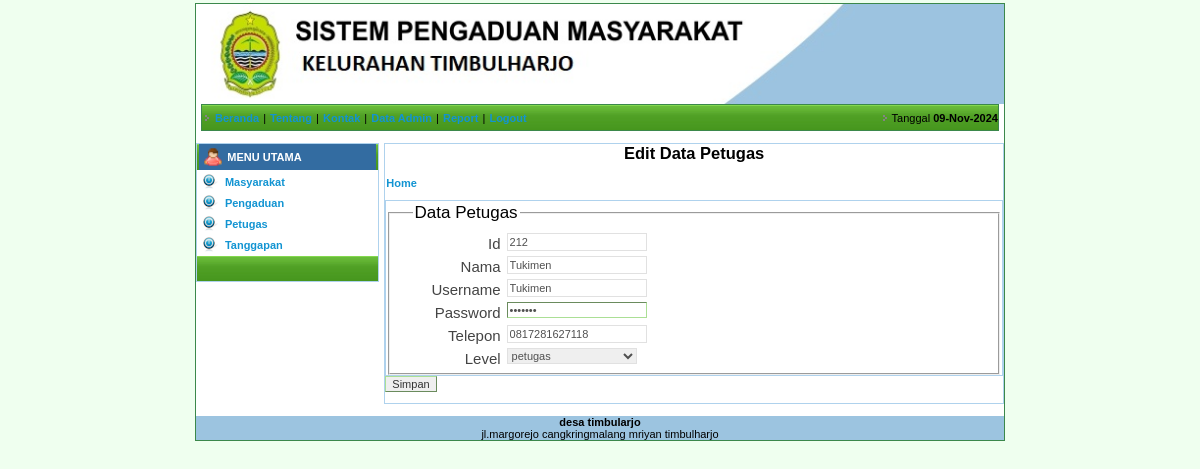
The page /data/petugas/edit.php?id=212 on the database its author committed.
### tables this page shows
CREATE TABLE IF NOT EXISTS `petugas` (
  `id_petugas` int(11) NOT NULL,
  `nama_petugas` varchar(35) NOT NULL,
  `username` varchar(25) NOT NULL,
  `password` varchar(32) NOT NULL,
  `telp` varchar(13) NOT NULL,
  `level` enum('admin','petugas') NOT NULL
);

### data/petugas/edit.php (the view, shortened to what this page needs)
<html>
<head>
<link href="../../css/style.css" rel="stylesheet" type="text/css">
<body topmargin="3">
<table width="798" class="border" border="0" align="center" cellpadding="0" cellspacing="0">
  <tr bgcolor="#FFFFFF">
    <td colspan="3" bgcolor="#009900"><img src="../../gambar/header1.jpg" height="100"></td>
  </tr>
  <tr bgcolor="#FFFFFF">
    <td colspan="3"><table width="798" class="border" bordercolor="#009999" align="center" cellpadding="0" cellspacing="0">
      <tr class="ListBack">
        <td width="597" height="25" valign="middle" ><img src="../../gambar/ikon.png" width="9" height="9">
          <a href="../../index.php" target="_self" class="katlink">Beranda</a> |
          <a href="../../tentang.php" target="_self" class="katlink">Tentang</a> |
          <a href="../../kontak.php" target="_self" class="katlink">Kontak</a> |
          <a href="petugas.php" target="_self" class="katlink">Data Admin</a> |
          <a href="../../report.php" target="_self" class="katlink">Report</a> |
          <a href="../../logout.php" target="_self" class="katlink">Logout</a>
        </td>
        <td width="199" align="right">&nbsp;<img src="../../gambar/ikon.png" width="9" height="9"><b>
        </b> Tanggal <b><?php echo date('d-M-Y');?></b></td>
      </tr>
    </table></td>
  </tr>
  <tr bgcolor="#FFFFFF">
    <td width="181">&nbsp;</td>
    <td width="5">&nbsp;</td>
    <td width="610">&nbsp;</td>
  </tr>
  <tr bgcolor="#FFFFFF">
    <td align="center" valign="top">
  <table width="100%" class="BorderUtama" border="0" cellpadding="0" cellspacing="0">
    <tr align="center" class="ListBack">
          <td width="167" height="25" class="HEAD" align="left">
       <table width="98%" border="0" align="center" cellpadding="0" cellspacing="0" >
          <tr>
          <td width="16%" height="26" align="center" bgcolor="#336CA1" ><img src="../../gambar/user_red.png" width="20" height="20"></td>
          <td width="84%" bgcolor="#336CA1" class="HEAD"><strong>MENU UTAMA</strong></td>
        </tr>
      </table>      </td>
        </tr>
    <tr>
          <td height="18" align="center" valign="top" bgcolor="#FFFFFF" >
        <table width="98%" border="0" align="center" cellpadding="2" cellspacing="2"  >
          <tr>
          <td width="8%"><img src="../../gambar/shutdown.png" width="15" height="15"></td>
          <td width="92%"><a href="masyarakat.php" target="_self" class="katlink">Masyarakat</a></td>
        </tr>
        <tr>
          <td width="8%"><img src="../../gambar/shutdown.png" width="15" height="15"></td>
          <td width="92%"><a class="katlink" href="pengaduan.php">Pengaduan</a></td>
        </tr>
        <tr>
          <td><img src="../../gambar/shutdown.png" width="15" height="15"></td>
          <td><a href="../petugas/petugas.php" target="_self" class="katlink">Petugas</a></td>
          </tr>
        <tr>
          <td><img src="../../gambar/shutdown.png" width="15" height="15"></td>
          <td><a href="../tanggapan/tanggapan.php" target="_self" class="katlink">Tanggapan</a></td>
          </tr>
        </table>
        </tr>
        <tr align="center" class="ListBack">
          <td width="167" height="25" class="HEAD" align="left" valign="middle" >&nbsp;     </td>
        </tr>
      </table></td>
    <td>&nbsp;</td>
    <td width="610" valign="top" bgcolor="#FFFFFF" class="BorderUtama">
        <?php
          $id = $_GET['id'];
          $show = mysql_query("SELECT * FROM petugas WHERE id_petugas = '$id'");
            if(mysql_num_rows($show) == 0){
              echo "<script>window.history.back()</script>";
            }
          else{
            $data = mysql_fetch_assoc($show);
          }
        ?>
        <form action="edit_proses.php" method="post">
        <h2>Edit Data Petugas</h2>
        <p><a href="petugas.php" class="katlink">Home</a></p>
        <table width="100%" class="BorderUtama" border="0" cellpadding="0" cellspacing="0">
          <tr>
            <td class="registrasi">
              <fieldset class="baris2">
                        <legend>Data Petugas</legend>
                        <p>
                            <label>Id</label>
                            <input type="text" value="<?php echo $data['id_petugas'];  ?>"  maxlength="16" name="id_petugas" required/>
                        </p>
                        <p>
                            <label>Nama</label>
                            <input type="text" value="<?php echo $data['nama_petugas'];  ?>"  name="nama_petugas" size="50" maxlength="50" required/>
                        </p>
                        <p>
                            <label>Username</label>
                            <input type="text" value="<?php echo $data['username'];  ?>"  name="username" size="50" maxlength="50" required/>
                        </p>
                        <p>
                            <label>Password</label>
                            <input type="password" value="<?php echo $data['password'];  ?>"  name="password" size="50" maxlength="50" required/>
                        </p>
                        <p>
                            <label>Telepon</label>
                            <input type="text" value="<?php echo $data['telp'];  ?>"  name="telp"  maxlength="16" required>
                        </p>
                        <p>
                            <label>Level</label>
                            <select name="level" required>
                                <option value="petugas" <?php if($data['level'] == 'petugas'){
                            echo 'selected';
                        } ?>>petugas</option>
                            </select>
                        </p>
                    </fieldset>
                </td>
              </tr>
        </table>
        <input type="submit" name="simpan" value="Simpan">
    </td>
  </tr>
  <tr bgcolor="#FFFFFF">
    <td>&nbsp;</td>
    <td>&nbsp;</td>
    <td>&nbsp;</td>
  </tr>
 <tr bgcolor="#FFFFFF">
    <td colspan="3" align="center" bgcolor="#9CC4E0"><span class="FOOT"><strong>desa timbularjo</strong><br />
jl.margorejo cangkringmalang mriyan timbulharjo</span></td>
  </tr>
</table>
</body>
</html>

### css/style.css (style rules this page uses)
BODY { background-color :#EFFFEF; font-family:Tahoma, Arial, Helvetica, sans-serif; font-size:11px; background-image:url(../images/background.jpg); background-repeat:repeat; }
h2 { text-align: center; }
.border { border: 1px solid #3B884B; }
.BorderUtama { border: 1px solid #AFD2ED; }
TR.ListBack { background:url(../images/list.png); background-repeat:repeat; }
TD { font-family :Tahoma, Arial, Helvetica, sans-serif; font-size : 11px; }
TD.HEAD { font-family : Tahoma, Arial, Helvetica, sans-serif; font-size : 11px; COLOR: #FFFFFF; }
INPUT, TEXTAREA,SELECT { BORDER-TOP-WIDTH: 1px; BORDER-LEFT-WIDTH: 1px; BORDER-BOTTOM-WIDTH: 1px; BORDER-RIGHT-WIDTH: 1px; BORDER-LEFT-COLOR: #ABDF95; BORDER-BOTTOM-COLOR: #ABDF95; BORDER-TOP-COLOR: #ABDF95; BORDER-RIGHT-COLOR: #ABDF95; FONT: 11px Arial; COLOR: #333333; }
a:link { color: #1294d2; text-decoration: none; }
A.katlink:link { PADDING-RIGHT: 1px; PADDING-LEFT: 1px; FONT-WEIGHT: bold; FONT-SIZE: 11px; PADDING-BOTTOM: 1px; COLOR: #1294d2; PADDING-TOP: 1px; FONT-FAMILY: arial }
td.registrasi p { font-size: 15px; clear:both; margin: 0; color:gray; padding:4px; }
td.registrasi legend { color: #000; padding:2px; margin-left: 14px; font-weight:bold; font-size: 17px; font-weight:100; }
td.registrasi label { color:#444; width:98px; float: left; text-align: right; margin-right: 6px; margin-top:2px; }
td.registrasi input { width: 140px; color: #505050; float: left; margin-right: 5px; }
td.registrasi input[type=text] { border: 1px solid #E1E1E1; height: 18px; }
td.registrasi select { border: 1px solid #E1E1E1; width: 130px; float:left; margin-bottom:3px; color: #505050; margin-right:5px; }

### rows shown on the page
petugas: id_petugas "212", nama_petugas "Tukimen", username "Tukimen", telp "0817281627118", level "petugas"
